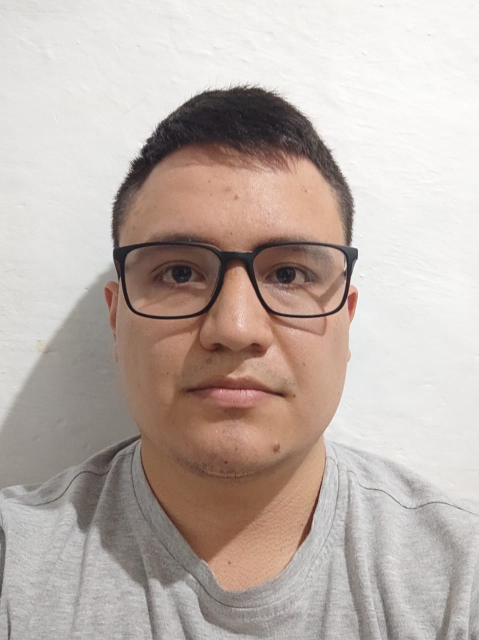
#> input picture my_image/DanielV.jpg, 958 x 1280 px (shown at 1/2 size); the run also reads 1 picture not shown here
$ python Solution2.py
#> lines starting #> are read from the running program, lines starting #| are printed output that depends on the picture
#python picture.py

import cv2
import numpy as np
import os
import matplotlib.pyplot as plt

class Imagenes:
    def __init__(self, ruta_imagenes):
        self.ruta_imagenes = ruta_imagenes
        self.imagenes = self.cargar_imagenes()
        self.imagen_promedio = self.calcular_promedio()

    def cargar_imagenes(self):
        imagenes = []
        for filename in os.listdir(self.ruta_imagenes):
            img = cv2.imread(os.path.join(self.ruta_imagenes, filename))
            if img is not None:
                imagenes.append(img)
        return imagenes

    def calcular_promedio(self):
        for i in range(len(self.imagenes)):
            self.imagenes[i] = cv2.resize(self.imagenes[i], (256, 256))
        imagenes_matriz = np.array(self.imagenes)
        promedio_matriz = np.mean(imagenes_matriz, axis=0).astype(np.uint8)
        return promedio_matriz

#my_image = "my_image"
all_images="images"

# Cargar imagen de Daniel y redimensionarla
daniel = cv2.imread("my_image/DanielV.jpg")
#> daniel is the input picture: shape (1280, 958, 3); mean B, G, R 170.9, 177.6, 189.9
daniel = cv2.resize(daniel, (256, 256))
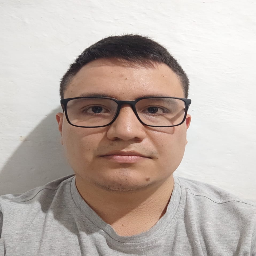
#> daniel: shape (256, 256, 3); mean B, G, R 170.9, 177.6, 189.9

# Mostrar imagen de Daniel
daniel_gris = cv2.cvtColor(daniel, cv2.COLOR_BGR2GRAY)
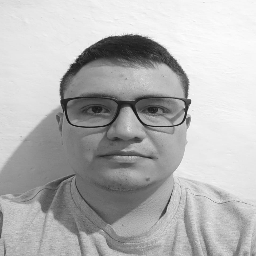
#> daniel_gris: shape (256, 256); min 19, max 253, mean 180.5
plt.imshow(daniel_gris, cmap="gray")
plt.title("Imagen de Daniel")
plt.show()

# Calcular y mostrar imagen promedio
imagenes = Imagenes(all_images)
#> in __init__, `self.imagenes = self.cargar_imagenes()`: self.imagenes = 1 item
#> the loop in calcular_promedio, `for i in range(len(self.imagenes)):` made 1 pass
plt.imshow(cv2.cvtColor(imagenes.imagen_promedio, cv2.COLOR_BGR2GRAY))
plt.title("Imagen promedio de rostros")
plt.show()

imagen_promedio_gris = cv2.cvtColor(imagenes.imagen_promedio, cv2.COLOR_BGR2GRAY)
distancia = np.linalg.norm(imagen_promedio_gris.flatten() - daniel_gris.flatten())
#> distancia = 0
print("The Euclidean distance between the image of Daniel and the average face image is:", distancia)
#| The Euclidean distance between the image of Daniel and the average face image is: 0.0
